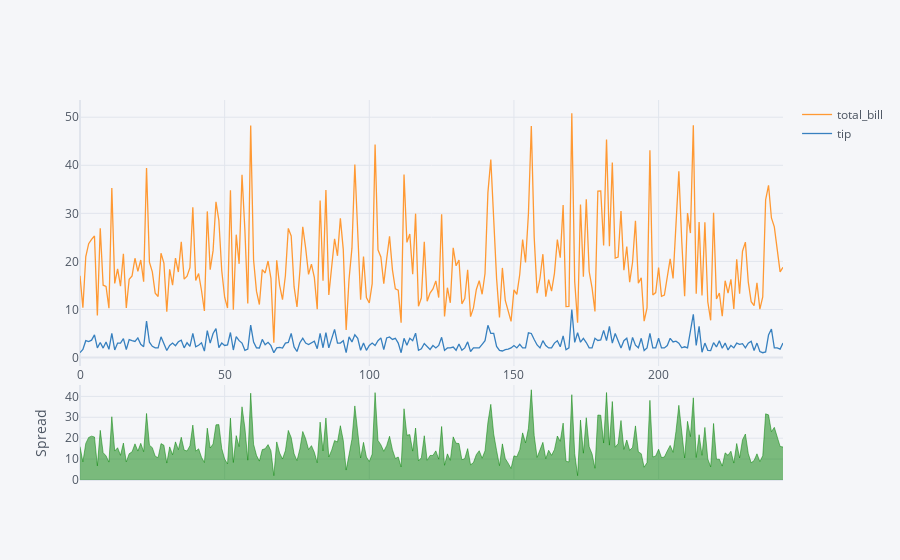

Write notebook code for a chart like this one.
### Code cell
df[['total_bill', 'tip']].iplot(kind='spread')

### Figure 1 — Plotly figure (JSON) as saved in the notebook; plotly's stock layout.template omitted (floating-point values rounded to 4 significant figures; data arrays with more than 128 entries replaced by an {"elided": "..."} marker saying what was removed)
{"data": [{"line": {"color": "rgba(255, 153, 51, 1.0)", "dash": "solid", "shape": "linear", "width": 1.3}, "mode": "lines", "name": "total_bill", "text": "", "type": "scatter", "x": {"elided": "244 int values"}, "y": {"elided": "244 float values"}}, {"line": {"color": "rgba(55, 128, 191, 1.0)", "dash": "solid", "shape": "linear", "width": 1.3}, "mode": "lines", "name": "tip", "text": "", "type": "scatter", "x": {"elided": "244 int values"}, "y": {"elided": "244 float values"}}, {"connectgaps": false, "fill": "tozeroy", "line": {"color": "green", "dash": "solid", "shape": "linear", "width": 0.5}, "mode": "lines", "name": "Spread", "showlegend": false, "type": "scatter", "x": {"elided": "244 int values"}, "xaxis": "x2", "y": {"elided": "244 float values"}, "yaxis": "y2"}, {"connectgaps": false, "fill": "tozeroy", "line": {"color": "red", "dash": "solid", "shape": "linear", "width": 0.5}, "mode": "lines", "name": "Spread", "showlegend": false, "type": "scatter", "x": {"elided": "244 int values"}, "xaxis": "x2", "y": {"elided": "244 str values"}, "yaxis": "y2"}], "layout": {"hovermode": "x", "legend": {"bgcolor": "#F5F6F9", "font": {"color": "#4D5663"}}, "paper_bgcolor": "#F5F6F9", "plot_bgcolor": "#F5F6F9", "title": {"font": {"color": "#4D5663"}}, "xaxis": {"gridcolor": "#E1E5ED", "showgrid": true, "tickfont": {"color": "#4D5663"}, "title": {"font": {"color": "#4D5663"}, "text": ""}, "zerolinecolor": "#E1E5ED"}, "xaxis2": {"anchor": "y2", "gridcolor": "#E1E5ED", "showgrid": true, "showticklabels": false, "tickfont": {"color": "#4D5663"}, "title": {"font": {"color": "#4D5663"}, "text": ""}, "zerolinecolor": "#E1E5ED"}, "yaxis": {"domain": [0.3, 1], "gridcolor": "#E1E5ED", "showgrid": true, "tickfont": {"color": "#4D5663"}, "title": {"font": {"color": "#4D5663"}, "text": ""}, "zerolinecolor": "#E1E5ED"}, "yaxis2": {"domain": [0, 0.25], "gridcolor": "#E1E5ED", "showgrid": true, "tickfont": {"color": "#4D5663"}, "title": {"font": {"color": "#4D5663"}, "text": "Spread"}, "zerolinecolor": "#E1E5ED"}}}
